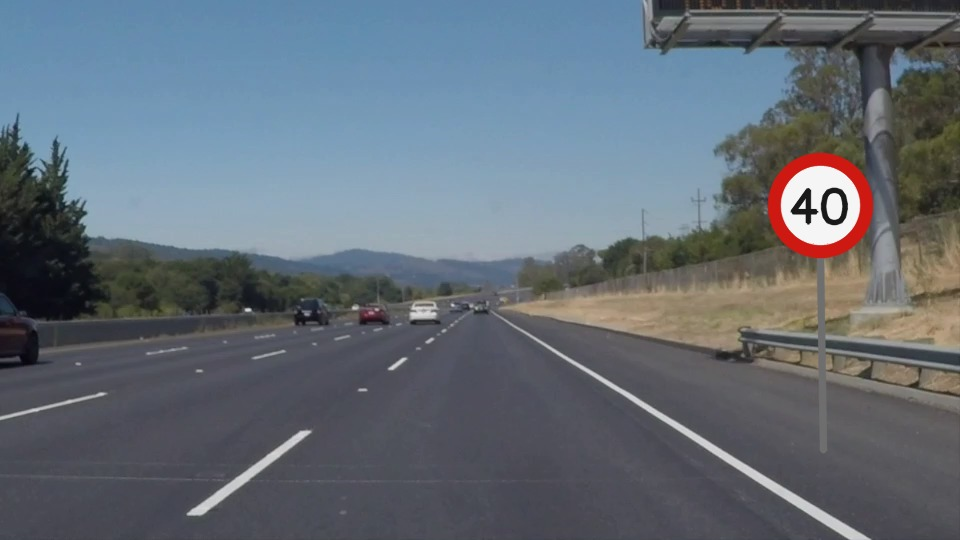
#> input picture exemplos_tp2/Aula_Formas_Keypoints_40_Independentes/dados/rua_01.jpg, 960 x 540 px
$ python 04_canny_para_circulos.py
#> lines starting #> are read from the running program, lines starting #| are printed output that depends on the picture; after the words box and inside, x2 and y2 are one past the last pixel; in counts of white or black regions, pixels touching at a corner belong together
"""
EXEMPLO 04 - Canny Para Circulos

OBJETIVO DA AULA
Identificar os pixels de borda que podem compor circunferências.

COMO FUNCIONA, ETAPA POR ETAPA
Canny utiliza limiares de histerese após suavização; o resultado binário destaca contornos mas não classifica placas. O programa é inteiramente autônomo: importa OpenCV e
NumPy, identifica a pasta onde se encontra, lê os arquivos da pasta dados,
executa as operações descritas abaixo e salva os resultados em sua própria
pasta sob saidas/. Nenhuma função é importada de outro arquivo Python.

POR QUE ISSO IMPORTA NA PERCEPÇÃO VEICULAR
É útil para diagnosticar quando Hough falha devido a bordas fracas ou reflexos. A câmera entrega intensidades de pixels; nenhuma dessas
rotinas, isoladamente, compreende semanticamente a cena ou garante
funcionamento sob qualquer iluminação, chuva ou oclusão.

COMO EXECUTAR
    python exemplos/04_canny_para_circulos.py

EXPERIMENTO PARA OS ALUNOS
Altere um parâmetro de cada vez, compare visualmente as imagens produzidas
e registre as medidas impressas no terminal. Compare também pelo menos duas
cenas. Não confunda número de detecções com acerto sem ter anotações de
referência validadas. Os arquivos são salvos automaticamente; não precisa
abrir janelas GUI, sendo adequado ao Google Colab.

CUIDADOS E LIMITAÇÕES
As fotografias de fundo são reais, mas os sinais circulares são sobrepostos
artificialmente para estudo. O vídeo de fluxo óptico é uma simulação criada
com transformação dos frames de uma cena real. O indicador de apoio do anel
é heurístico, NÃO uma confiança probabilística fornecida pelo OpenCV. A
velocidade estimada em pixels/frame NÃO representa, sem calibração e
profundidade, a velocidade real de um obstáculo em metros por segundo.
"""

import cv2
import numpy as np
import time
import csv
from pathlib import Path

# Cada programa contém integralmente as funções que usa: sem arquivo apoio.py.
BASE = Path(__file__).resolve().parent.parent
DADOS = BASE / 'dados'
SAIDA = BASE / 'saidas' / Path(__file__).stem
SAIDA.mkdir(parents=True, exist_ok=True)

def carregar(nome='rua_01.jpg'):
#> called with nome = 'rua_01.jpg'
    imagem = cv2.imread(str(DADOS / nome), cv2.IMREAD_COLOR)
#> imagem is the input picture: shape (540, 960, 3); mean B, G, R 118.3, 108.6, 99.3
    if imagem is None:
        raise FileNotFoundError(f'Imagem ausente: {DADOS / nome}')
    return imagem

def salvar(nome, imagem):
    destino = SAIDA / nome
    if not cv2.imwrite(str(destino), imagem):
        raise IOError(f'Não foi possível salvar {destino}')
    print('Imagem salva:', destino)
    return destino

def painel(imagens, nomes, arquivo='painel.jpg', colunas=3):
    # Redimensiona cada célula e cria o mosaico de forma legível sem GUI.
    largura, altura = 500, 300
    blocos = []
    for img, nome in zip(imagens, nomes):
        if img.ndim == 2: img = cv2.cvtColor(img, cv2.COLOR_GRAY2BGR)
        vis = cv2.resize(img, (largura, altura), interpolation=cv2.INTER_AREA)
        cv2.rectangle(vis, (0, 0), (largura, 32), (14, 25, 41), -1)
        cv2.putText(vis, nome[:54], (12, 23), cv2.FONT_HERSHEY_SIMPLEX,
                    .63, (245, 245, 245), 2, cv2.LINE_AA)
        blocos.append(vis)
    while len(blocos) % colunas:
        blocos.append(np.full((altura, largura, 3), 240, np.uint8))
    linhas = [np.hstack(blocos[i:i + colunas]) for i in range(0, len(blocos), colunas)]
    return salvar(arquivo, np.vstack(linhas))

def preparar_circulos(img):
    # O HoughCircles opera em 8 bits e costuma responder melhor após suavização.
    cinza = cv2.cvtColor(img, cv2.COLOR_BGR2GRAY)
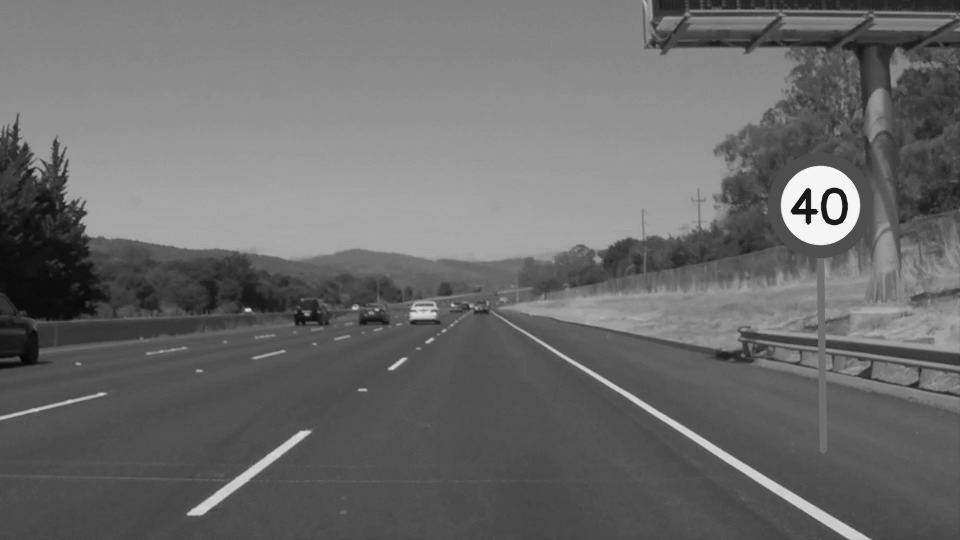
#> cinza: shape (540, 960); min 5, max 255, mean 106.9
    return cv2.GaussianBlur(cinza, (7, 7), 1.5)

# [135 lines left out: functions confianca_heuristica, detectar_circulos, desenhar_circulos, desenhar_linhas, detectar_harris, detectar_shi and 4 more, not called in this run]

# ===== PROCEDIMENTO PRINCIPAL DO EXEMPLO =====
img=carregar();g=preparar_circulos(img)
a=cv2.Canny(g,55,115);b=cv2.Canny(g,95,185)
#> after `a = cv2.Canny(g, 55, 115)`:
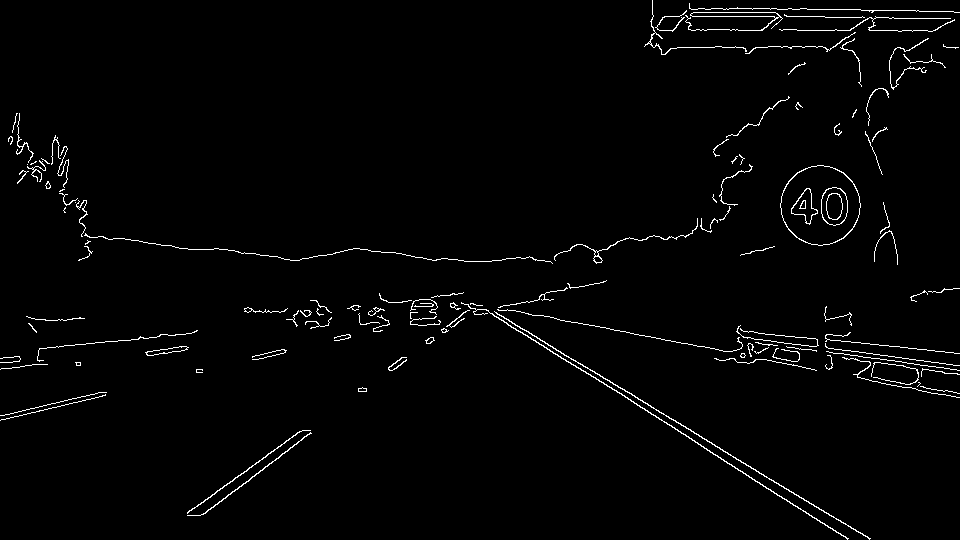
#> a: shape (540, 960); 1.9% white in thin lines or dots
#> after `b = cv2.Canny(g, 95, 185)`:
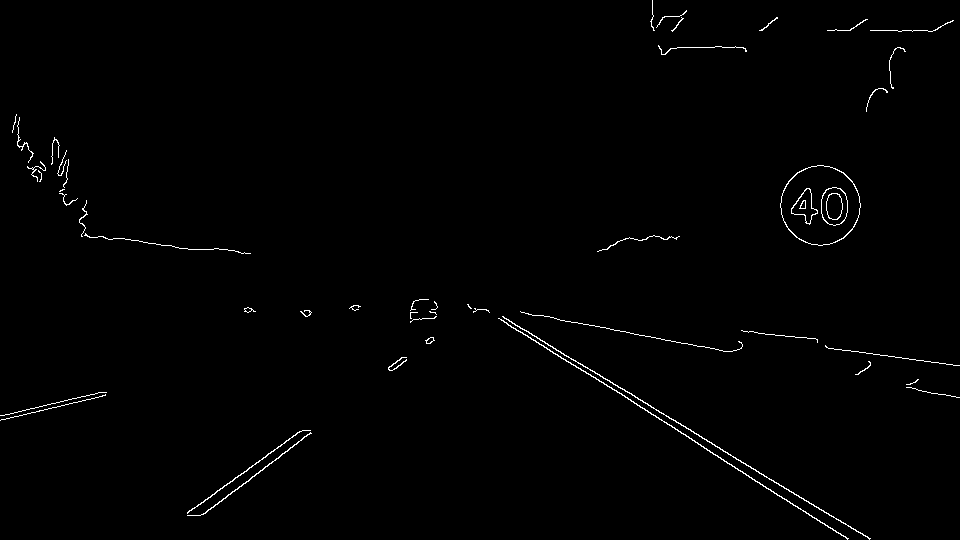
#> b: shape (540, 960); 0.85% white in thin lines or dots
painel([img,a,b],['Cena','Canny 55/115','Canny 95/185'],colunas=3)
#> the loop in painel, `for img, nome in zip(imagens, nomes):` made 3 passes
#> nome on passes 1 to 3: 'Cena', 'Canny 55/115', 'Canny 95/185'
#> pass 1, in painel, `vis = cv2.resize(img, (largura, altura), interpolation=cv2.INTER_AREA)`:
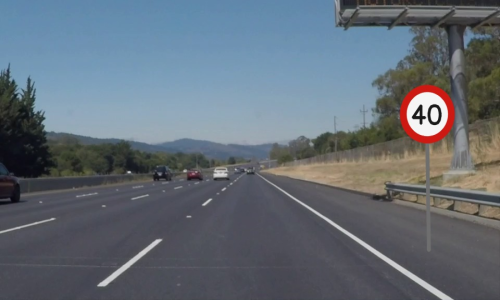
#> vis: shape (300, 500, 3); mean B, G, R 118.3, 108.6, 99.3
#> pass 2, in painel, `vis = cv2.resize(img, (largura, altura), interpolation=cv2.INTER_AREA)`:
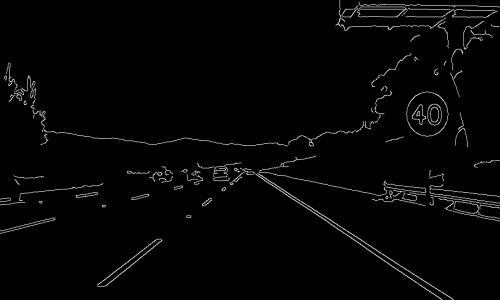
#> vis: shape (300, 500, 3); min 0, max 255, mean 4.7
#> after the loop in painel, `for img, nome in zip(imagens, nomes):`:
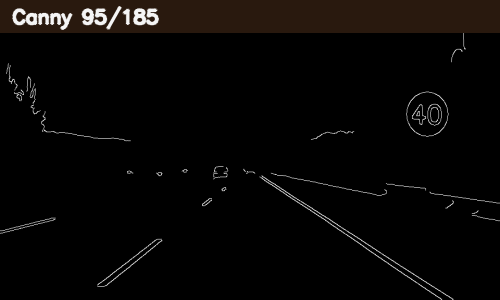
#> vis: shape (300, 500, 3); mean B, G, R 5.4, 6.5, 8.2
#> after the loop in painel, `for img, nome in zip(imagens, nomes):`: blocos = 3 items
#> in painel, `linhas = [np.hstack(blocos[i:i + colunas]) for i in range(0, len(bloco..`: linhas = 1 item
#> in salvar, `if not cv2.imwrite(str(destino), imagem):`:
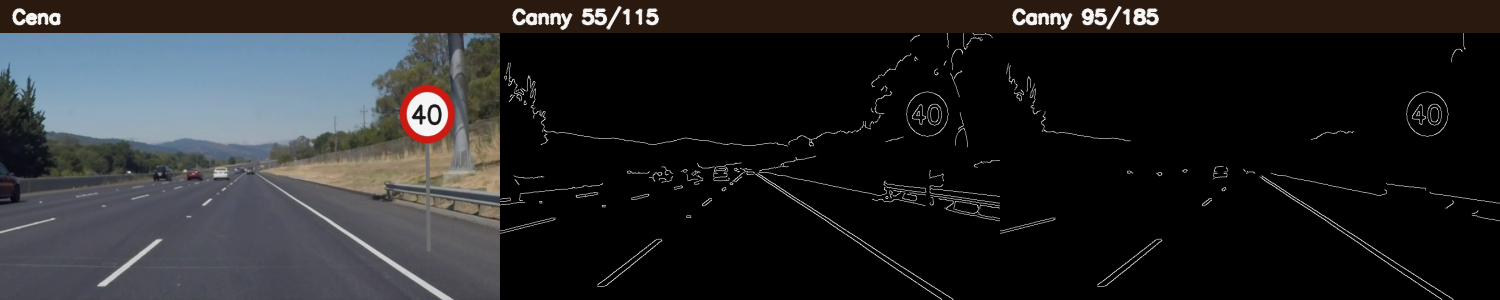
#> saved as painel.jpg: shape (300, 1500, 3); mean B, G, R 39.1, 37.9, 37.4
print('Pixels de borda:',np.count_nonzero(a),np.count_nonzero(b))
#| Pixels de borda: 9615 4430

$ run again, with exemplos_tp2/Aula_Formas_Keypoints_40_Independentes/dados/rua_02.jpg copied over exemplos_tp2/Aula_Formas_Keypoints_40_Independentes/dados/rua_01.jpg
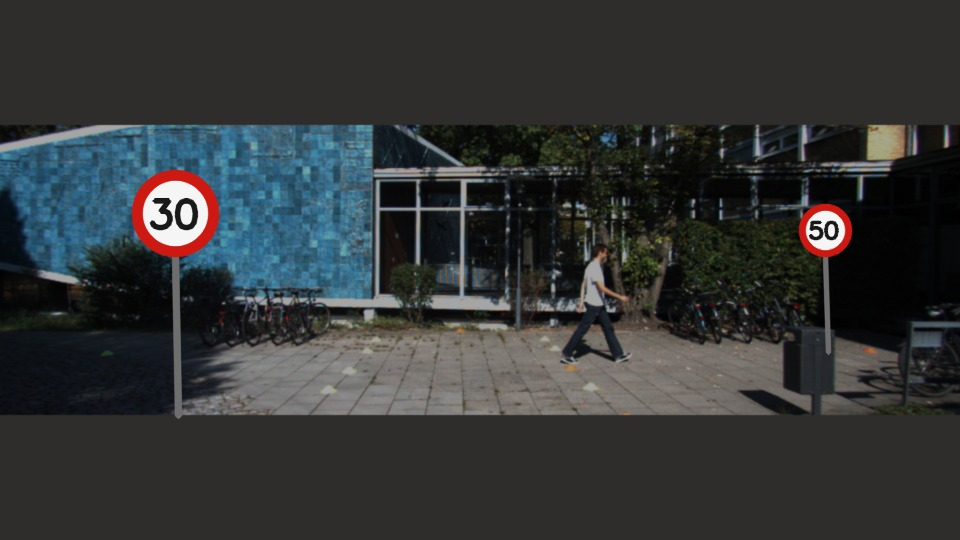
#> input picture exemplos_tp2/Aula_Formas_Keypoints_40_Independentes/dados/rua_02.jpg, 960 x 540 px
#> in carregar, imagem is the input picture: shape (540, 960, 3); mean B, G, R 54.5, 54.2, 51.5
#> a: shape (540, 960); 2.6% white in thin lines or dots, all inside (x1, y1, x2, y2) = (0, 124, 960, 419)
#> b: shape (540, 960); 1.5% white in thin lines or dots, all inside (x1, y1, x2, y2) = (0, 124, 950, 419)
#> the loop in painel, `for img, nome in zip(imagens, nomes):` made 3 passes
#> nome on passes 1 to 3: 'Cena', 'Canny 55/115', 'Canny 95/185'
#> after the loop in painel, `for img, nome in zip(imagens, nomes):`:
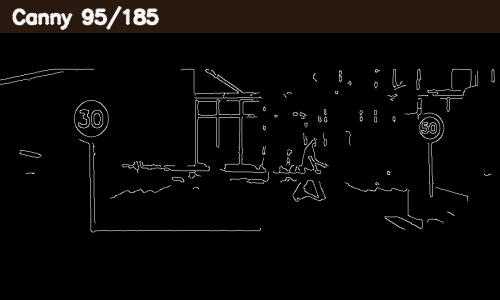
#> vis: shape (300, 500, 3); mean B, G, R 7.3, 8.4, 10
#> after the loop in painel, `for img, nome in zip(imagens, nomes):`: blocos = 3 items
#> linhas = 1 item
#> in salvar, `if not cv2.imwrite(str(destino), imagem):`:
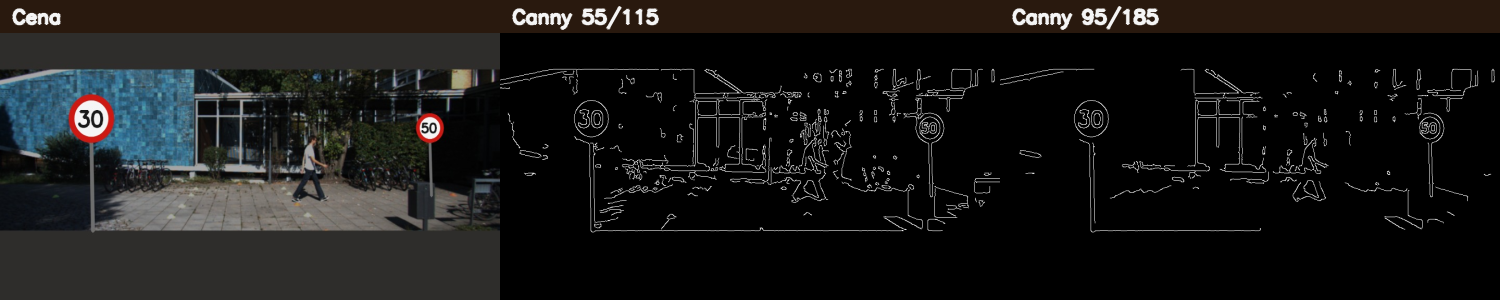
#> saved as painel.jpg: shape (300, 1500, 3); mean B, G, R 23.1, 24, 24.7
#| Pixels de borda: 13495 7802
